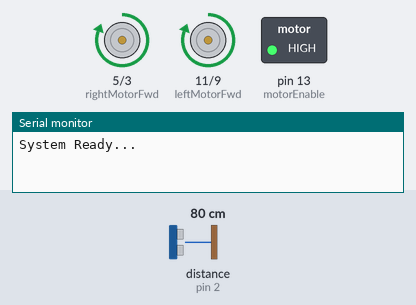
Simulated run of this sketch. Board: Arduino Uno, built with avr-gcc and run on an emulated ATmega328P. On the bench: motor-driver pin pairs drawn as motors (green arrow = first pin HIGH = forward, orange = second pin HIGH = backward, longer = more drive), switched loads named in the sketch (green lamp = pin HIGH), the last lines printed to the serial monitor. Wiring (inferred from the names in the program): ultrasonic range finder: trigger pin 7; echo pin 2. The test bench sets the inputs (shaded band); at power-on: distance to the obstacle (sensor on pin 2) 80 cm. The echo pulse lasts 58.3 µs per cm; pins used as bus, display or sensor lines are not drawn.

Above: at 1.2 s.
1.3 s: distance to the obstacle (sensor on pin 2) set to 33 cm
2.8 s: distance to the obstacle (sensor on pin 2) set to 26 cm
At 3.9 s:
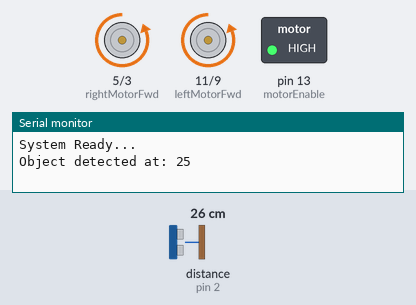
At 4.7 s:
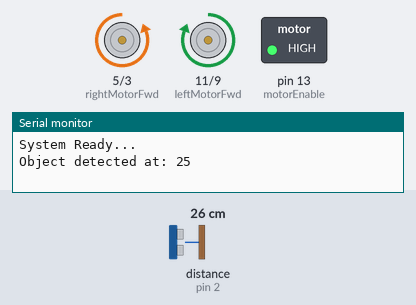
5.8 s: distance to the obstacle (sensor on pin 2) set to 35 cm
8.8 s: distance to the obstacle (sensor on pin 2) set to 2 cm
At 11.5 s:
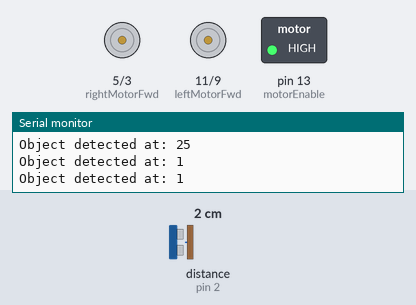
Timing chart, 0 to 12.8 s (numbered marks = the images above; inputs shaded):
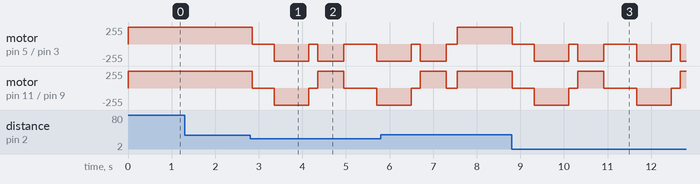

The sketch:

obstruction_detecting_car.ino
```cpp
// --- Sensor Pin Setup ---
const int trigSensor = 7;
const int echoSensor = 2;

// --- Motor Driver Pins (L293D) ---
const int motorEnable = 13;   // Enable bridge
const int leftMotorFwd = 11;  // Left motor forward
const int leftMotorRev = 9;   // Left motor reverse
const int rightMotorFwd = 5;  // Right motor forward
const int rightMotorRev = 3;  // Right motor reverse

// --- Control Parameters ---
const int safeDistance = 30;  // Distance threshold in cm

void setup() {
  Serial.begin(115200);

  // Motor pin configuration
  pinMode(motorEnable, OUTPUT);
  pinMode(leftMotorFwd, OUTPUT);
  pinMode(leftMotorRev, OUTPUT);
  pinMode(rightMotorFwd, OUTPUT);
  pinMode(rightMotorRev, OUTPUT);

  digitalWrite(motorEnable, HIGH); // Activate motor driver

  // Ultrasonic sensor configuration
  pinMode(trigSensor, OUTPUT);
  pinMode(echoSensor, INPUT);
  digitalWrite(trigSensor, LOW);

  Serial.println("System Ready...");
}

void loop() {
  int measuredDistance = readDistance();

  if (measuredDistance > 0 && measuredDistance < safeDistance) {
    // Obstacle detected
    Serial.print("Object detected at: ");
    Serial.println(measuredDistance);

    obstacleAvoidance();
  } else {
    // Path clear
    driveForward();
  }

  delay(50); // Stability delay
}

// --- Movement Functions ---

void driveForward() {
  digitalWrite(leftMotorFwd, HIGH);
  digitalWrite(leftMotorRev, LOW);
  digitalWrite(rightMotorFwd, HIGH);
  digitalWrite(rightMotorRev, LOW);
}

void driveBackward(int duration) {
  digitalWrite(leftMotorFwd, LOW);
  digitalWrite(leftMotorRev, HIGH);
  digitalWrite(rightMotorFwd, LOW);
  digitalWrite(rightMotorRev, HIGH);
  delay(duration);
}

void rotateRight(int duration) {
  digitalWrite(leftMotorFwd, HIGH);
  digitalWrite(leftMotorRev, LOW);
  digitalWrite(rightMotorFwd, LOW);
  digitalWrite(rightMotorRev, HIGH); // Counter rotation
  delay(duration);
}

void haltMotion(int duration) {
  digitalWrite(leftMotorFwd, LOW);
  digitalWrite(leftMotorRev, LOW);
  digitalWrite(rightMotorFwd, LOW);
  digitalWrite(rightMotorRev, LOW);
  delay(duration);
}

// --- Logic Functions ---

void obstacleAvoidance() {
  haltMotion(500);
  driveBackward(800);
  haltMotion(200);

  // Rotate to search for clear path
  rotateRight(600);
  haltMotion(200);
}

int readDistance() {
  digitalWrite(trigSensor, LOW);
  delayMicroseconds(2);
  digitalWrite(trigSensor, HIGH);
  delayMicroseconds(10);
  digitalWrite(trigSensor, LOW);

  long echoTime = pulseIn(echoSensor, HIGH, 30000);

  if (echoTime == 0) return 400; // No obstacle detected
  return echoTime / 58; // Convert to cm
}
```

Measured:
- the behaviour switches between 31 and 30 cm on distance to the obstacle (sensor on pin 2) (found by bisection; images 0 and 1)
- after the input at 1.3 s, every drawn part: stays the same
